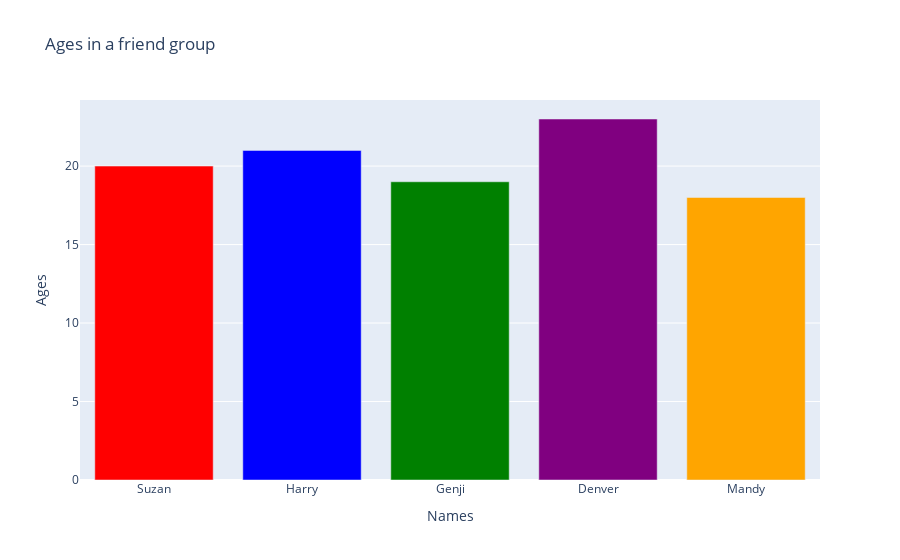

This figure's notebook cell:
### Code cell
colour = ['red', 'blue', 'green', 'purple', 'orange']
fig = go.Figure([go.Bar(x=names, y=ages, marker=dict(color=colour))])
fig.update_layout(title='Ages in a friend group', yaxis_title='Age',
                  xaxis_title='Name')
fig.show()

### Figure 1 — Plotly figure (JSON) as saved in the notebook; plotly's stock layout.template omitted (floating-point values rounded to 4 significant figures)
{"data": [{"marker": {"color": ["red", "blue", "green", "purple", "orange"]}, "type": "bar", "x": ["Suzan", "Harry", "Genji", "Denver", "Mandy"], "y": [20, 21, 19, 23, 18]}], "layout": {"title": {"text": "Ages in a friend group"}, "xaxis": {"title": {"text": "Names"}}, "yaxis": {"title": {"text": "Ages"}}}}
